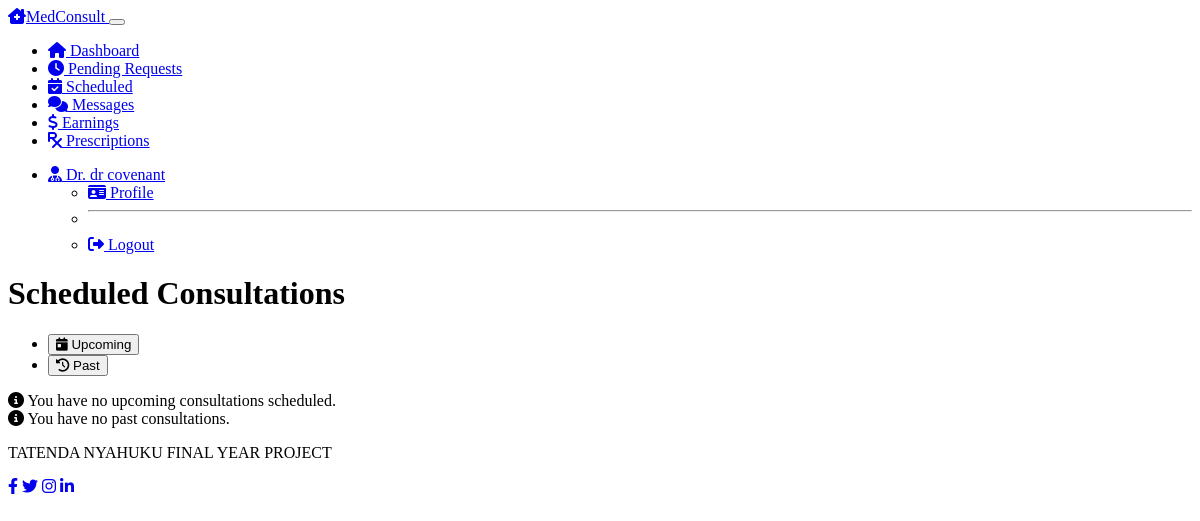
Page /doctor/scheduled-consultations (signed in) on the earlier database version.
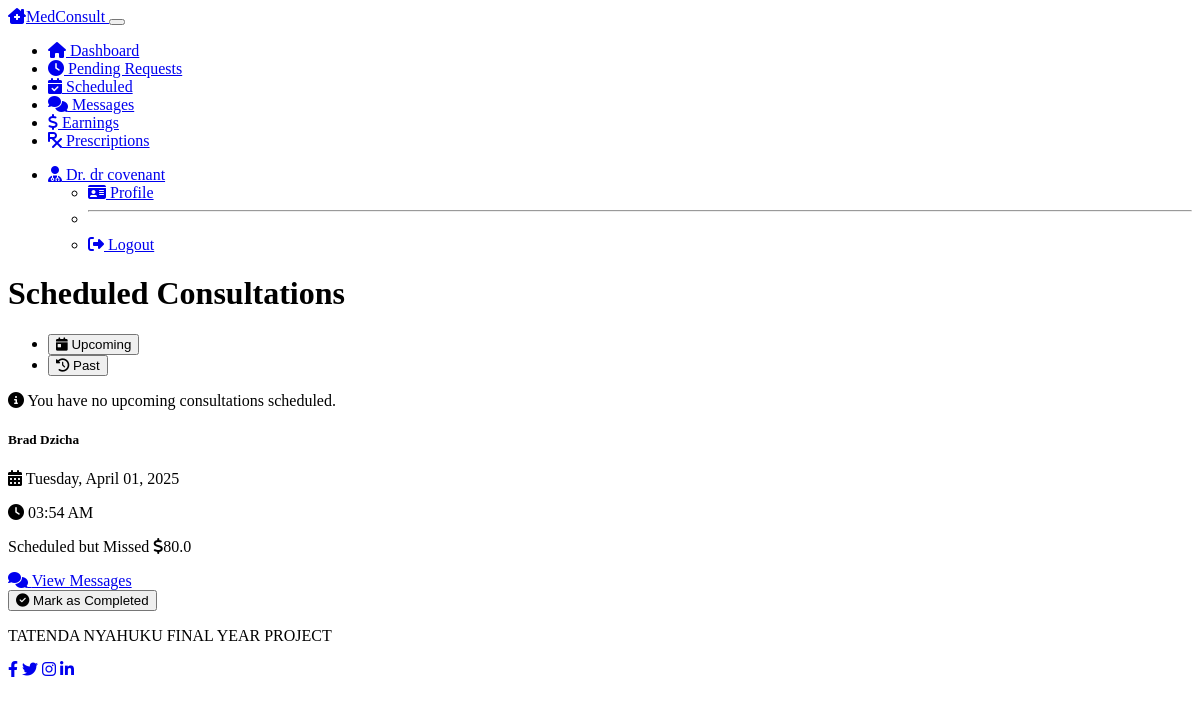
Same page on the later database version.
### models.py (models this page shows, shortened)
class Consultation(db.Model):
    __tablename__ = 'consultations'
    id = db.Column(db.Integer, primary_key=True)
    patient_id = db.Column(db.Integer, db.ForeignKey('patients.id'), nullable=False)
    doctor_id = db.Column(db.Integer, db.ForeignKey('doctors.id'), nullable=False)
    status = db.Column(db.String(50), default='requested')  # requested, accepted, rejected, completed, cancelled
    proposed_fee = db.Column(db.Float, nullable=False)
    final_fee = db.Column(db.Float, nullable=True)
    scheduled_time = db.Column(db.DateTime, nullable=True)
    created_at = db.Column(db.DateTime, default=datetime.utcnow)
    completed_at = db.Column(db.DateTime, nullable=True)
    messages = db.relationship('Message', backref='consultation', lazy=True)
    prescriptions = db.relationship('Prescription', backref='consultation', lazy=True)

class Patient(db.Model):
    __tablename__ = 'patients'
    id = db.Column(db.Integer, primary_key=True)
    user_id = db.Column(db.Integer, db.ForeignKey('users.id'), nullable=False)
    first_name = db.Column(db.String(50), nullable=False)
    last_name = db.Column(db.String(50), nullable=False)
    date_of_birth = db.Column(db.Date, nullable=True)
    phone_number = db.Column(db.String(20), nullable=True)
    address = db.Column(db.String(200), nullable=True)
    consultations = db.relationship('Consultation', backref='patient', lazy=True)
    wallet_balance = db.Column(db.Float, default=0.0)

### routes.py (the view)
@app.route('/doctor/scheduled-consultations')
@login_required
@verified_doctor_required
def doctor_scheduled_consultations():
    consultations = Consultation.query.filter_by(
        doctor_id=current_user.doctor.id,
        status='accepted'
    ).order_by(Consultation.scheduled_time).all()
    return render_template('doctor/scheduled_consultations.html',
                          title='Scheduled Consultations',
                          consultations=consultations,
                          now=datetime.utcnow,
                          timedelta=timedelta)

### models.py (called while the page is built)
@login_manager.user_loader
def load_user(user_id):
    user = User.query.get(int(user_id))
    if user:
        return user
    return None

### routes.py (called while the page is built)
def verified_doctor_required(f):
    @wraps(f)
    def decorated_function(*args, **kwargs):
        if not current_user.is_authenticated or current_user.role != 'doctor':
            flash('Access denied: Doctor access required', 'danger')
            return redirect(url_for('login'))
        if not current_user.doctor.is_verified:
            flash('Access denied: Your account needs to be verified by an administrator before you can access this feature', 'warning')
            return redirect(url_for('doctor_dashboard'))
        return f(*args, **kwargs)
    return decorated_function

### templates/doctor/scheduled_consultations.html (shortened to what the changed rows need)
{% extends "layout.html" %}
{% block content %}
<div class="row mb-4">
    <div class="col-12">
        <h1 class="mb-4">Scheduled Consultations</h1>
        <div class="tab-content" id="consultationsTabContent">
                {% set upcoming = consultations|selectattr('status', 'equalto', 'accepted')|selectattr('scheduled_time', 'gt', now())|list %}
            <div class="tab-pane fade" id="past" role="tabpanel" aria-labelledby="past-tab">
                {% set past = consultations|selectattr('status', 'equalto', 'completed')|list %}
                {% set past = past + consultations|selectattr('status', 'equalto', 'accepted')|selectattr('scheduled_time', 'le', now())|list %}
                {% if past %}
                    {% for consultation in past|sort(attribute='scheduled_time', reverse=true) %}
                        <div class="card consultation-item status-{{ consultation.status }} bg-dark text-light mb-4">
                            <div class="card-body">
                                <div class="row">
                                    <div class="col-md-7">
                                        <h5 class="card-title mb-2">{{ consultation.patient.first_name }} {{ consultation.patient.last_name }}</h5>
                                        {% if consultation.scheduled_time %}
                                            <p class="mb-1">
                                                <i class="fas fa-calendar-alt me-2"></i>
                                                {{ consultation.scheduled_time.strftime('%A, %B %d, %Y') }}
                                            </p>
                                            <p class="mb-2">
                                                <i class="fas fa-clock me-2"></i>
                                                {{ consultation.scheduled_time.strftime('%I:%M %p') }}
                                            </p>
                                        {% endif %}
                                        <p class="mb-0">
                                            {% if consultation.status == 'completed' %}
                                                <span class="badge bg-success">Completed</span>
                                            {% elif consultation.status == 'accepted' %}
                                                <span class="badge bg-warning text-dark">Scheduled but Missed</span>
                                            {% endif %}
                                            <span class="badge bg-primary">
                                                <i class="fas fa-dollar-sign me-1"></i>{{ consultation.final_fee }}
                                            </span>
                                        </p>
                                    </div>
                                    <div class="col-md-5 text-end">
                                        <div class="mb-2">
                                            <a href="{{ url_for('doctor_consultation_messages', consultation_id=consultation.id) }}" class="btn btn-outline-primary">
                                                <i class="fas fa-comments me-1"></i> View Messages
                                            </a>
                                        </div>
                                        {% if consultation.status == 'accepted' %}
                                            <div class="mb-2">
                                                <form action="{{ url_for('complete_consultation', consultation_id=consultation.id) }}" method="post">
                                                    <button type="submit" class="btn btn-success">
                                                        <i class="fas fa-check-circle me-1"></i> Mark as Completed
                                                    </button>
                                                </form>
                                            </div>
                                        {% endif %}
                                    </div>
                                </div>
                            </div>
                        </div>
                    {% endfor %}
                {% else %}
                    <div class="alert alert-info">
                        <i class="fas fa-info-circle me-2"></i>
                        You have no past consultations.
                    </div>
                {% endif %}
            </div>
        </div>
    </div>
</div>
{% endblock %}

Differences in the rows shown:
added Consultation: patient.first_name "Brad", patient.last_name "Dzicha", scheduled_time "Tuesday, April 01, 2025", scheduled_time "03:54 AM", status "Scheduled but Missed", final_fee "80.0"
Other differences:
text no longer shown: "You have no past consultations."
